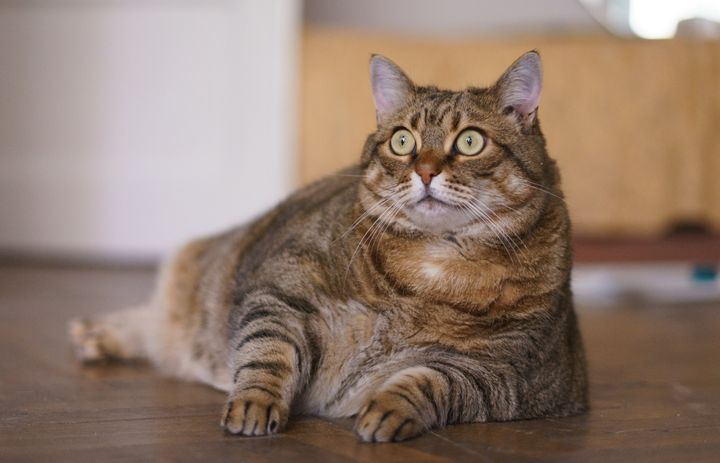
//> input picture images/cat.jpeg, 720 x 463 px
$ ./CH6_frequency_domain_image_enhancement   (built with g++ and OpenCV 4)
//> lines starting //> are read from the running program, lines starting //| are printed output that depends on the picture
### utility.h
#include <opencv2/opencv.hpp>
#include <opencv2/core/types.hpp>
#include <opencv2/imgproc.hpp> //line
#include <opencv2/imgcodecs.hpp>
#include <opencv2/core/hal/interface.h> //CV_8UC3
#include <iostream>
#include <map>

using namespace std;

// [30 lines left out: functions type2str, stringReplace, not called in this run]

void ConcatHorizontal(vector<cv::Mat>& imgs, cv::Mat& target){
    int finalHeight = 0; //largest height
    for(int i = 0; i < imgs.size(); i++){
        finalHeight = max(finalHeight, imgs[i].rows);
    }
    target = cv::Mat(cv::Size(0, finalHeight), CV_8UC1, cv::Scalar(0));
    for(int i = 0; i < imgs.size(); i++){
        if(imgs[i].rows < finalHeight){
            //padding for imgs[i]
            int padh = finalHeight - imgs[i].rows;
            cv::Mat tmp(cv::Size(imgs[i].cols, finalHeight), CV_8UC1, cv::Scalar(0));
            copyMakeBorder(imgs[i], tmp, 0, padh, 0, 0, cv::BORDER_CONSTANT, cv::Scalar(0));
            imgs[i] = tmp;
        }
        hconcat(target, imgs[i], target);
    }
};

// [11 lines left out: function Show, not called in this run]

void ShowHorizontal(vector<cv::Mat>& imgs, string title = "Display Window", bool save = false){
    cv::Mat target;
    ConcatHorizontal(imgs, target);

    if(save){
        stringReplace(title, " ", "_");
        cv::imwrite("images/result/" + title + ".png", target);
    }else{
        cv::namedWindow( title, cv::WINDOW_AUTOSIZE);// Create a window for display.
        cv::imshow(title, target);                   // Show our image inside it.
        cv::waitKey(0);
        cv::destroyAllWindows();
    }
};

// [10 lines left out: function pad, not called in this run]

template <typename T>
// [7 lines left out: function to_string_with_precision, not called in this run]

### CH6_frequency_domain_image enhancement.cpp
#include <opencv2/opencv.hpp>
#include <opencv2/core/types.hpp>
#include <opencv2/imgproc.hpp> //line
#include <opencv2/imgcodecs.hpp>
#include <opencv2/core/hal/interface.h> //CV_8UC3
#include <iostream>
#include <map>
#include <cmath> //M_PI
#include <complex>
#include "utility.h"

using namespace std;

inline long GetFreqWidth(cv::Mat& img, bool isExtending = true){
    //p.209

    int orgW = img.cols;
    //c++'s log is nature log!
    int w = pow(2, floor(log2(orgW))); //cut width so that w is a power of 2
    // cout << "in GetFreqWidth: " << orgW << " -> " << w;
    if(w != orgW && isExtending){
        w *= 2;
    }
    // cout << " -> " << w << endl;
    //w will be equal to orgW if orgW is a power of 2 by itself
    return w;
};

inline long GetFreqHeight(cv::Mat& img, bool isExtending = true){
    //p.210
    int orgH = img.rows;
    int h = pow(2, floor(log2(orgH))); //cut height so that h is a power of 2
    if(h != orgH && isExtending){
        h *= 2;
    }
    return h;
};

void FFT(vector<complex<double>>& times, vector<complex<double>>& freqs, int r){
    //p.198
    long count = 1 << r;

    /*
    W has symmetry, so we can just calculate half of it
    W[i+N/2] = -W[i]
    */
    vector<complex<double>> W(count/2);
    vector<complex<double>> X1;
    vector<complex<double>> X2(count);

    for(int n = 0; n < count/2; n++){
        double angle = -n * 2 * M_PI / count;
        W[n] = complex<double>(cos(angle), sin(angle));
    }

    X1 = times;
    for(int k = 0; k < r; k++){
        for(int j = 0; j < (1 << k); j++){
            int bfsize = 1 << (r-k);
            for(int i = 0; i < bfsize/2; i++){
                int p = j * bfsize;
                X2[i+p] = X1[i+p] + X1[i+p+bfsize/2];
                X2[i+p+bfsize/2] = (X1[i+p] - X1[i+p+bfsize/2]) * W[i * (1 << k)];
            }
        }
        X1.swap(X2);
    }

    //reorder
    for(int j = 0; j < count; j++){
        int p = 0;
        for(int i = 0; i < r; i++){
            if(j & (1 << i)){
                p += (1 << r-i-1);
            }
        }
        freqs[j] = X1[p];
    }
};

void IFFT(vector<complex<double>>& freqs, vector<complex<double>>& times, int r){
    //p.199
    long count = (1 << r);
    vector<complex<double>> X = freqs;
    freqs.resize(count);

    //find the conjugate of X
    for(int i = 0; i < X.size(); i++){
        X[i] = complex<double>(X[i].real(), -X[i].imag());
    }

    //do FFT on conjugated X
    FFT(X, times, r);

    //conjugate and * (1/N)
    for(int i = 0; i < count; i++){
        times[i] = complex<double>(times[i].real()/count, -times[i].imag()/count);
    }
};

void FFT2(cv::Mat& img, bool isExtending, vector<vector<complex<double>>>& pOutput, char fillColor = 0xFF){ //0xFF: 8 bits
    //p.200
    //it also does fftshift of Matlab
    //img is a grayscale image?
    /*
    output "img"'s frequency original point is at the center
    output "pOutput"'s frequency original point is at the left-top corner
    */
    long w = GetFreqWidth(img, isExtending);
    long h = GetFreqHeight(img, isExtending);

    vector<vector<complex<double>>> TD(h, vector<complex<double>>(w, complex<double>(0, 0)));
    vector<vector<complex<double>>> FD(h, vector<complex<double>>(w, complex<double>(0, 0)));

    //fill TD(time domain) with (padded) image
    for(int row = 0; row < h; row++){
        for(int col = 0; col < w; col++){
            if(row < img.rows && col < img.cols){
                TD[row][col] = complex<double>((int)img.at<uchar>(row, col), 0);
            }else{
                TD[row][col] = complex<double>((int)fillColor, 0);
            }
        }
    }

    //do FFT on each row of TD and save it to FD
    for(int row = 0; row < h; row++){
        FFT(TD[row], FD[row], (int)log2(w));
    }

    //transpose FD and save it to TD
    TD = vector<vector<complex<double>>>(w, vector<complex<double>>(h, complex<double>(0, 0)));
    for(int row = 0; row < h; row++){
        for(int col = 0; col < w; col++){
            TD[col][row] = FD[row][col];
        }
    }

    //do FFT on each col of TD(, or each row of transposed TD) and save it to FD
    FD = vector<vector<complex<double>>>(w, vector<complex<double>>(h, complex<double>(0, 0)));
    for(int col = 0; col < w; col++){
        FFT(TD[col], FD[col], (int)log2(h));
    }

    //pOutput is the transposed FD
    //pOutput = vector<vector<complex<double>>>(h, vector<complex<double>>(w, complex<double>(0, 0)));
    for(int row = 0; row < h; row++){
        for(int col = 0; col < w; col++){
            pOutput[row][col] = FD[col][row];
        }
    }

    //resize to padded (or cropped) size
    img = cv::Mat(cv::Size(w, h), CV_8UC1, cv::Scalar(0));

    //find max and min of amplitude
    double maxAmp = std::numeric_limits<double>::lowest(), minAmp = std::numeric_limits<double>::max();
    for(int row = 0; row < h; row++){
        for(int col = 0; col < w; col++){
            double amp = sqrt(pow(pOutput[row][col].real(), 2) + pow(pOutput[row][col].imag(), 2));
            amp /= 100.0; //?
            amp = log2(1.0 + amp); //log transformation?
            maxAmp = max(maxAmp, amp);
            minAmp = min(minAmp, amp);
        }
    }

    // cout << "amp range: " << "[" << minAmp << ", " << maxAmp << "]" << endl;
    for(int row = 0; row < h; row++){
        for(int col = 0; col < w; col++){
            double amp = sqrt(pow(pOutput[row][col].real(), 2) + pow(pOutput[row][col].imag(), 2));
            amp /= 100.0; //?
            amp = log2(1.0 + amp); //log transformation?

            //normalize to [0,255]
            amp = (amp - minAmp)/(maxAmp - minAmp) * 255;
            // cout << (int)amp << " ";

            //move original point from left-top corner to the center
            int targetRow = (row < h/2) ? (row + h/2) : (row - h/2);
            int targetCol = (col < w/2) ? (col + w/2) : (col - w/2);
            img.at<uchar>(targetRow, targetCol) = (int)amp;
        }
    }
};

// [16 lines left out: function FFTShift, not called in this run]

void IFFTShift(vector<vector<complex<double>>>& matrix){
    FFTShift(matrix);
};

void IFFT2(cv::Mat& img, vector<vector<complex<double>>>& pInput, long width, long height, long outWidth = 0, long outHeight = 0){
    //p.204
    /*
    we will process the top-left "width" and "height" part of img
    "outWidth" and "outHeight" are default "width" and "height"
    */

    //pInput's original point is at the left-top corner, so we don't need fftshift here

    if(outWidth == 0) outWidth = width;
    if(outHeight == 0) outHeight = height;

    //copy pInput to FD
    vector<vector<complex<double>>> FD(height, vector<complex<double>>(width, complex<double>(0, 0)));
    vector<vector<complex<double>>> TD(height, vector<complex<double>>(width, complex<double>(0, 0)));
    for(int row = 0; row < height; row++){
        for(int col = 0; col < width; col++){
            FD[row][col] = pInput[row][col];
        }
    }

    //do IFFT row by row
    for(int row = 0; row < height; row++){
        IFFT(FD[row], TD[row], (int)log2(width));
    }

    //set FD as transposed TD
    FD = vector<vector<complex<double>>>(width, vector<complex<double>>(height, complex<double>(0, 0)));
    for(int row = 0; row < height; row++){
        for(int col = 0; col < width; col++){
            FD[col][row] = TD[row][col];
        }
    }

    //do IFFT col by col(in the view of original matrix)
    TD = vector<vector<complex<double>>>(width, vector<complex<double>>(height, complex<double>(0, 0)));
    for(int col = 0; col < width; col++){
        IFFT(FD[col], TD[col], (int)log2(height));
    }

    //transpose TD
    vector<vector<complex<double>>> tmp(height, vector<complex<double>>(width, complex<double>(0, 0)));
    for(int row = 0; row < height; row++){
        for(int col = 0; col < width; col++){
            tmp[row][col] = TD[col][row];
        }
    }
    TD = tmp;

    //find max and min of amplitude
    double maxAmp = std::numeric_limits<double>::lowest(), minAmp = std::numeric_limits<double>::max();
    for(int row = 0; row < height; row++){
        for(int col = 0; col < width; col++){
            double amp = sqrt(pow(TD[row][col].real(), 2) + pow(TD[row][col].imag(), 2));
            // amp /= 100.0; //?
            // amp = log2(1.0 + amp); //log transformation?
            maxAmp = max(maxAmp, amp);
            minAmp = min(minAmp, amp);
        }
    }

    for(int row = 0; row < height; row++){
        for(int col = 0; col < width; col++){
            double amp = sqrt(pow(TD[row][col].real(), 2) + pow(TD[row][col].imag(), 2));
            // amp /= 100.0; //?
            // amp = log2(1.0 + amp); //log transformation?

            //normalize to [0,255]
            amp = (amp - minAmp)/(maxAmp - minAmp) * 255;

            //pInput's original point is at the left-top corner, so we don't need fftshift here
            img.at<uchar>(row, col) = (int)amp;
        }
    }
};

void FreqFilt(cv::Mat& img, vector<vector<double>>& filter, char fillColor = 0xFF, bool isExtending = true){
    //p.208
    long width = GetFreqWidth(img, isExtending);
    long height = GetFreqHeight(img, isExtending);

    // cout << "after GetFreqWidth and GetFreqHeight: " << height << " x " << width << endl;

    vector<vector<complex<double>>> FD(height, vector<complex<double>>(width, complex<double>(0, 0)));
    //FFT to transform from space domain "img" to frequency domain "FD"
    // cout << "FFT2: " << endl;
    FFT2(img, isExtending, FD, fillColor);
    // cout << FD.size() << " x " << FD[0].size() << endl;
    //now the original point is at the "left-top corner" of FD

    //do operation with filter
    // cout << "do operation: " << endl;
    for(int row = 0; row < height; row++){
        for(int col = 0; col < width; col++){
            FD[row][col] *= filter[row][col];
        }
    }

    //don't need to use IFFTShift because both FD and filter's original point are at left-top corner

    //we use img's original width and height so the padding part will be cut
    // cout << "IFFT2: " << endl;
    IFFT2(img, FD, img.cols, img.rows);
    // cout << img.rows << " x " << img.cols << endl;
};

void FreqIdealLPF(cv::Mat& img, vector<vector<double>>& filter, double nFreq, bool isExtending = true){
    //p.214
    //we only use the input argument "img" to get its width and height
    //the generated filter's center is at left-top corner
    //nFreq = 20, 40, 60, ...

    int width = GetFreqWidth(img, isExtending);
    int height = GetFreqHeight(img, isExtending);

    filter = vector<vector<double>>(height, vector<double>(width, 0.0));

    for(int row = 0; row < height; row++){
        for(int col = 0; col < width; col++){
            if(sqrt(pow(row-height/2.0, 2.0) + pow(col-width/2.0, 2.0)) < nFreq){
                //shift original point from center to left-top corner
                int targetRow = (row < height/2.0) ? (row + height/2.0) : (row - height/2.0);
                int targetCol = (col < width/2.0) ? (col + width/2.0) : (col - width/2.0);
                filter[targetRow][targetCol] = 1;
                // cout << "(" << targetRow << ", " << targetCol << ") ";
            }else{
                //shift original point from center to left-top corner
                int targetRow = (row < height/2.0) ? (row + height/2.0) : (row - height/2.0);
                int targetCol = (col < width/2.0) ? (col + width/2.0) : (col - width/2.0);
                filter[targetRow][targetCol] = 0;
            }
        }
    }
};

void FreqGaussLPF(cv::Mat& img, vector<vector<double>>& filter, double sigma, bool isExtending = true){
    //p.219
    //sigma = 20, 40, 60, ...
    int width = GetFreqWidth(img, isExtending);
    int height = GetFreqHeight(img, isExtending);

    filter = vector<vector<double>>(height, vector<double>(width, 0.0));

    for(int row = 0; row < height; row++){
        for(int col = 0; col < width; col++){
            //shift original point from center to left-top corner
            int targetRow = (row < height/2) ? (row + height/2) : (row - height/2);
            int targetCol = (col < width/2) ? (col + width/2) : (col - width/2);
            filter[targetRow][targetCol] = exp(-(pow(row-height/2.0, 2) + pow(col-width/2.0, 2))/(2*pow(sigma, 2.0)));
        }
    }
};

void FreqGaussHPF(cv::Mat& img, vector<vector<double>>& filter, int sigma, bool isExtending = true){
    //p.223
    //sigma = 20, 40, 60, ...
    int width = GetFreqWidth(img, isExtending);
    int height = GetFreqHeight(img, isExtending);

    filter = vector<vector<double>>(height, vector<double>(width, 0.0));

    for(int row = 0; row < height; row++){
        for(int col = 0; col < width; col++){
            //shift original point from center to left-top corner
            int targetRow = (row < height/2) ? (row + height/2) : (row - height/2);
            int targetCol = (col < width/2) ? (col + width/2) : (col - width/2);
            filter[targetRow][targetCol] = 1 - exp(-(pow(row-height/2.0, 2) + pow(col-width/2.0, 2))/(2*pow(sigma, 2.0)));
        }
    }
};

void FreqLaplace(cv::Mat& img, vector<vector<double>>& filter, bool isExtending = true){
    //p.226
    int width = GetFreqWidth(img, isExtending);
    int height = GetFreqHeight(img, isExtending);

    filter = vector<vector<double>>(height, vector<double>(width, 0.0));

    for(int row = 0; row < height; row++){
        for(int col = 0; col < width; col++){
            //shift original point from center to left-top corner
            int targetRow = (row < height/2) ? (row + height/2) : (row - height/2);
            int targetCol = (col < width/2) ? (col + width/2) : (col - width/2);
            filter[targetRow][targetCol] = -(pow(row-height/2.0, 2.0) + pow(col-width/2.0, 2.0));
        }
    }
};

int main(){
    // cv::Mat img_gray = cv::imread("images/Lenna.png", 0);
    cv::Mat img_gray = cv::imread("images/cat.jpeg", 0);
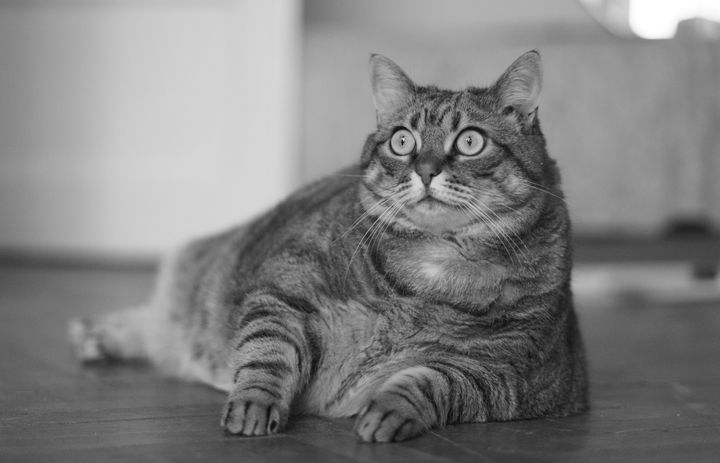
//> img_gray: 463 rows x 720 cols, CV_8UC1; min 0, max 255, mean 127.7
    cv::Mat work_gray = img_gray.clone();
    bool isSave = false;
    bool isExtending = true;

    cv::Mat idealLPFed = work_gray.clone();
    vector<vector<double>> idealLPF;
    //generate ideal low pass filter

    FreqIdealLPF(idealLPFed, idealLPF, 20.0, isExtending);
//> in FreqIdealLPF, `int width = GetFreqWidth(img, isExtending);`: width = 1024
//> in FreqIdealLPF, `int height = GetFreqHeight(img, isExtending);`: height = 512
//> in FreqIdealLPF, `filter = vector<vector<double>>(height, vector<double>(width, 0.0));`: filter = 512 items
//> idealLPF = 512 items
    //apply ideal low pass filter

    FreqFilt(idealLPFed, idealLPF, 0xFF, isExtending);
//> in FreqFilt, `long width = GetFreqWidth(img, isExtending);`: width = 1024
//> in FreqFilt, `long height = GetFreqHeight(img, isExtending);`: height = 512
//> in FreqFilt, `vector<vector<complex<double>>> FD(height, vector<complex<double>>(wid..`: FD = 512 items
//> in FFT2, `long w = GetFreqWidth(img, isExtending);`: w = 1024
//> in FFT2, `long h = GetFreqHeight(img, isExtending);`: h = 512
//> in FFT2, `vector<vector<complex<double>>> TD(h, vector<complex<double>>(w, compl..`: TD = 512 items
//> in FFT2, `TD = vector<vector<complex<double>>>(w, vector<complex<double>>(h, com..`: TD = 1024 items
//> the loop in FFT2, `for(int row = 0; row < h; row++)` made 512 passes
//> minAmp on passes 1 to 3: 3.21, 1.32, 1.2
//> after the loop in FFT2, `for(int row = 0; row < h; row++)`: maxAmp = 18.69; minAmp = 0.0257
//> after the loop in FFT2, `for(int row = 0; row < h; row++)`:
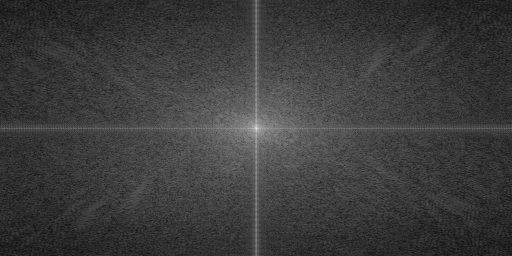
//> img: 512 rows x 1024 cols, CV_8UC1 (shown at 1/2 size); min 0, max 255, mean 59.9
//> after the loop in IFFT2, `for(int row = 0; row < height; row++)`:
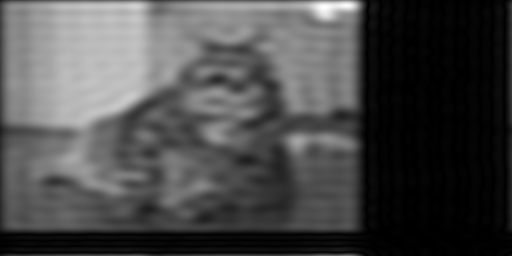
//> img: 512 rows x 1024 cols, CV_8UC1 (shown at 1/2 size); min 0, max 255, mean 73.6
    vector<cv::Mat> idealLPFs = {work_gray, idealLPFed};
    ShowHorizontal(idealLPFs, "Ideal Low pass filter", isSave);
//> the loop in ConcatHorizontal, `for(int i = 0; i < imgs.size(); i++)` made 2 passes
//> finalHeight on passes 1 to 2: 463, 512
//> after the loop in ConcatHorizontal, `for(int i = 0; i < imgs.size(); i++)`: finalHeight = 512
//> the loop in ConcatHorizontal, `for(int i = 0; i < imgs.size(); i++)` made 2 passes
//> padh on pass 1: 49
//> pass 1, in ConcatHorizontal, `copyMakeBorder(imgs[i], tmp, 0, padh, 0, 0, cv::BORDER_CONSTANT, cv::S..`:
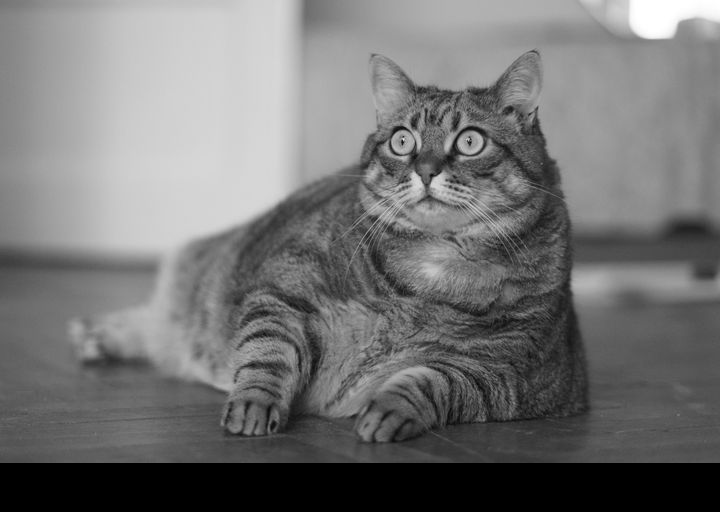
//> tmp: 512 rows x 720 cols, CV_8UC1; min 0, max 255, mean 115.5

    cv::Mat gaussLPFed = work_gray.clone();
    vector<vector<double>> gaussLPF;
    //generate gauss low pass filter
    FreqGaussLPF(gaussLPFed, gaussLPF, 20.0, isExtending);
//> in FreqGaussLPF, `int width = GetFreqWidth(img, isExtending);`: width = 1024
//> in FreqGaussLPF, `int height = GetFreqHeight(img, isExtending);`: height = 512
//> in FreqGaussLPF, `filter = vector<vector<double>>(height, vector<double>(width, 0.0));`: filter = 512 items
//> gaussLPF = 512 items
    //apply gauss low pass filter
    FreqFilt(gaussLPFed, gaussLPF, 0xFF, isExtending);
    vector<cv::Mat> gaussLPFs = {work_gray, gaussLPFed};
    ShowHorizontal(gaussLPFs, "Gauss Low pass filter", isSave);
//> the loop in ConcatHorizontal (call 2), `for(int i = 0; i < imgs.size(); i++)` made 2 passes

    cv::Mat gaussHPFed = work_gray.clone();
    vector<vector<double>> gaussHPF;
    //generate gauss low pass filter
    FreqGaussHPF(gaussHPFed, gaussHPF, 20.0, isExtending);
    //apply gauss low pass filter
    FreqFilt(gaussHPFed, gaussHPF, 0xFF, isExtending);
//> call 3 of IFFT2, with width = 1024, height = 512, outWidth = 0, outHeight = 0
//> after the loop in IFFT2 (call 3), `for(int row = 0; row < height; row++)`:
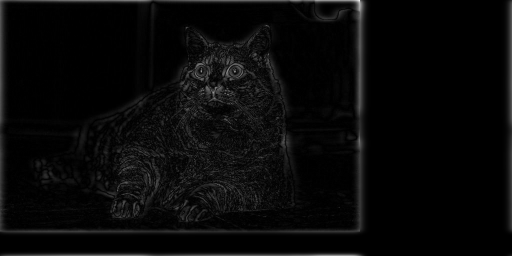
//> img: 512 rows x 1024 cols, CV_8UC1 (shown at 1/2 size); min 0, max 255, mean 8.5
    vector<cv::Mat> gaussHPFs = {work_gray, gaussHPFed};
    ShowHorizontal(gaussHPFs, "Gauss High pass filter", isSave);

    cv::Mat laplaceed = work_gray.clone();
    vector<vector<double>> laplaceF;
    //generate gauss low pass filter
    FreqLaplace(laplaceed, laplaceF, isExtending);
    //apply gauss low pass filter
    FreqFilt(laplaceed, laplaceF, 0xFF, isExtending);
//> call 4 of IFFT2, with width = 1024, height = 512, outWidth = 0, outHeight = 0
//> after the loop in IFFT2 (call 4), `for(int row = 0; row < height; row++)`:
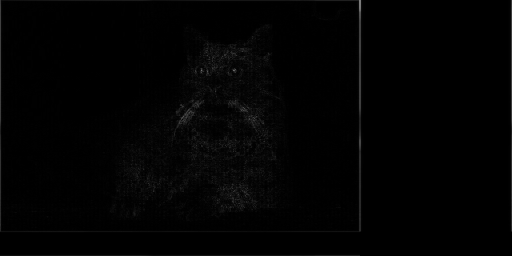
//> img: 512 rows x 1024 cols, CV_8UC1 (shown at 1/2 size); min 0, max 255, mean 2.3
    vector<cv::Mat> laplaceeds = {work_gray, laplaceed};
    ShowHorizontal(laplaceeds, "Laplace filter", isSave);
//> the loop in ConcatHorizontal (call 4), `for(int i = 0; i < imgs.size(); i++)` made 2 passes
//> the loop in ConcatHorizontal (call 4), `for(int i = 0; i < imgs.size(); i++)` made 2 passes
//> pass 2, in ConcatHorizontal (call 4), `hconcat(target, imgs[i], target);`:
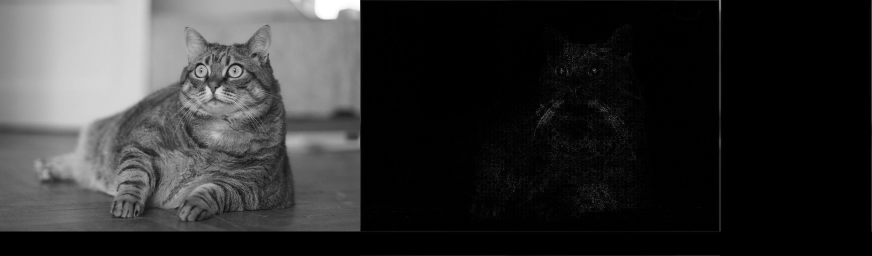
//> target: 512 rows x 1744 cols, CV_8UC1 (shown at 1/2 size); min 0, max 255, mean 49
}
